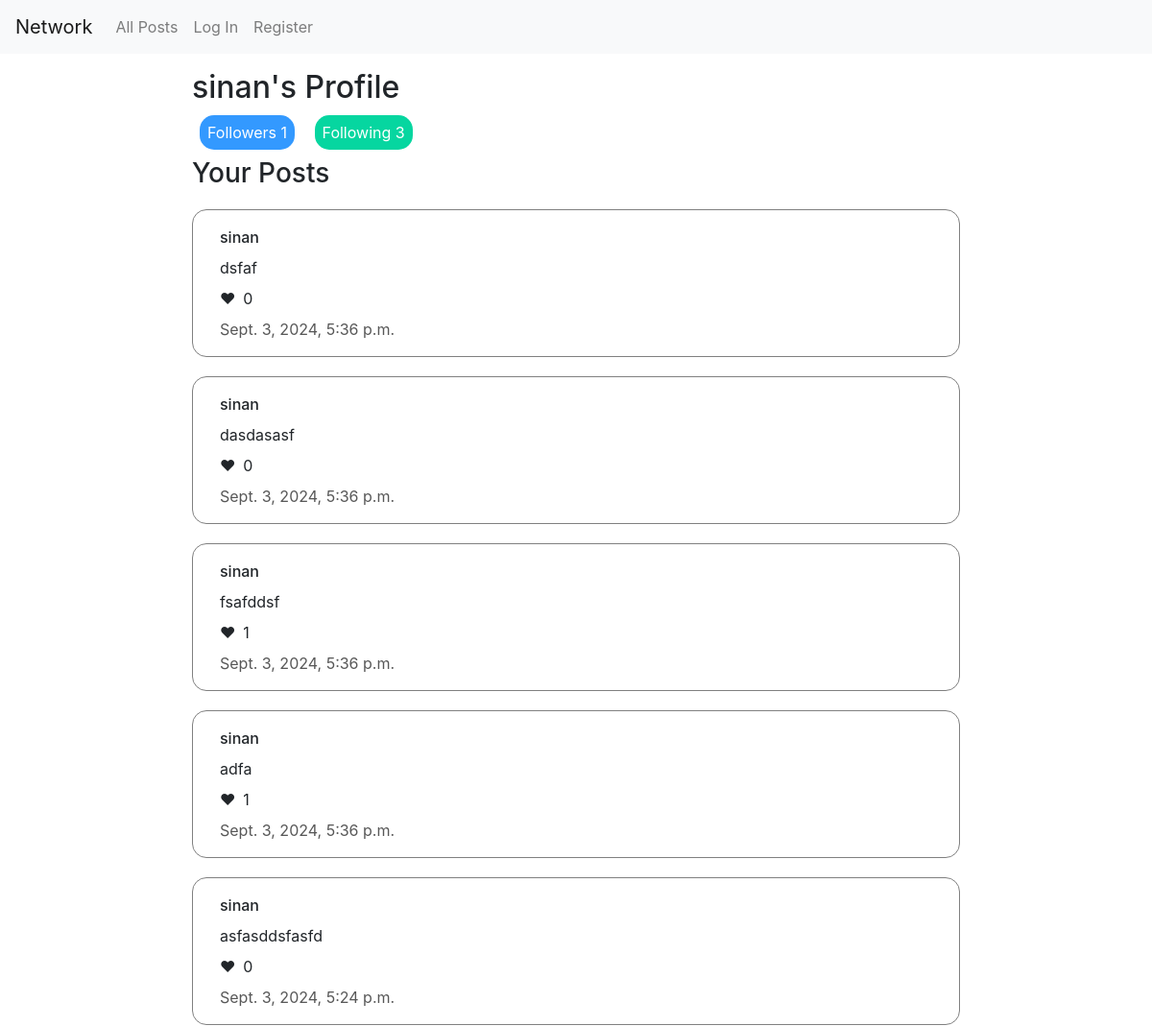
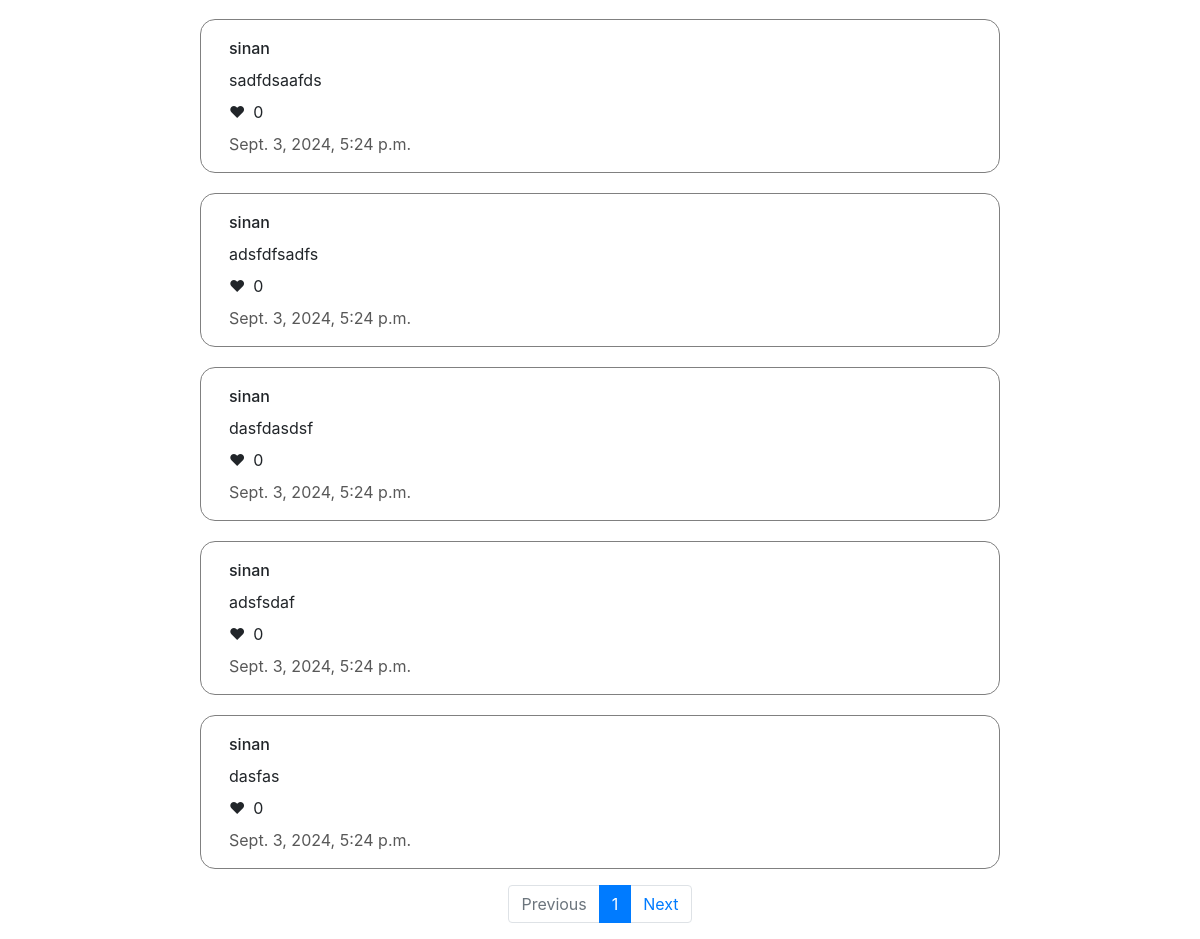
Page /profile/sinan on the earlier database version (2 pictures, top to bottom).
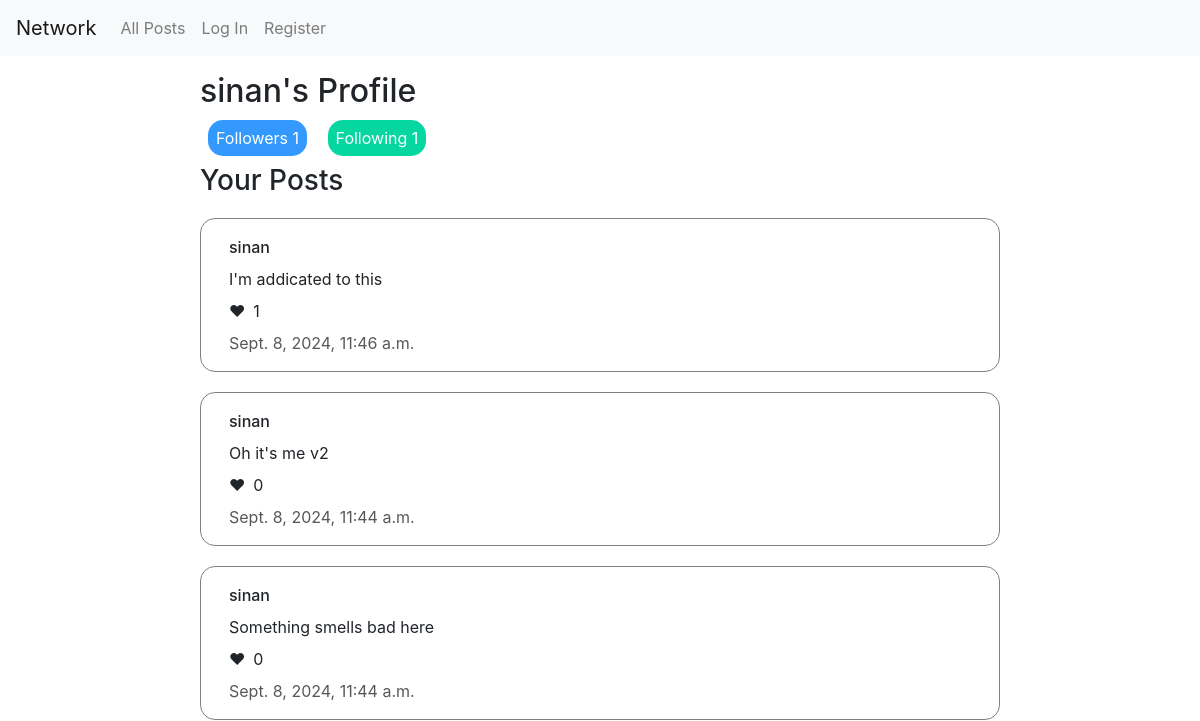
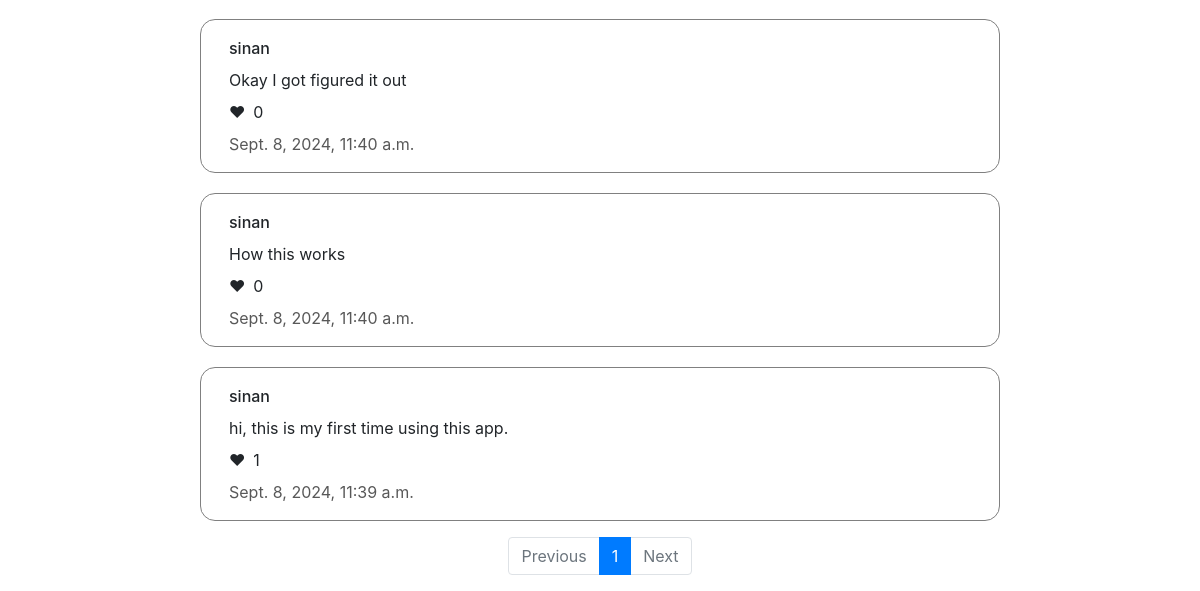
Same page on the later database version (2 pictures, top to bottom).
### network/models.py (models this page shows)
class Post(models.Model):
    content = models.CharField(max_length=256)
    like = models.PositiveIntegerField(default=0)
    owner = models.ForeignKey(User, related_name="owner", on_delete=models.CASCADE)
    time = models.DateTimeField(auto_now_add=True)

class User(AbstractUser):
    pass

### network/views.py (the view, shortened to what this page needs)
# urls.py: path("profile/<str:username>", views.profile, name="profile"),
def profile(request, username):
    user = User.objects.get(username=username)
    posts = Post.objects.all().filter(owner=user).order_by("-time")
    paginator = Paginator(posts,10)
    page_num = request.GET.get('page')
    page_obj = paginator.get_page(page_num)
    following = len(user.follower.all())
    follower = len(user.following.all())
    out = {"page_obj" : page_obj,
    "username":username,
    "following":following,
    "follower":follower
    }
    if (not request.user.is_authenticated) or (username == request.user.username):
        out["button"] = False
    return render(request, "network/profile.html", out)

### network/templates/network/profile.html (shortened to what this page needs)
{% extends "network/layout.html" %}
{% block body %}
<main>
    <div class="profile">
    <h2 id="profile-name">{{username}}'s Profile</h2>
    </div>
    <p class="follower">Followers {{follower}}</p>
    <p class="following">Following {{following}}</p>
    <h3>Your Posts</h3>
    {% for item in page_obj %}
    <div class="post" data-id={{item.id}}>
    <p class="username">{{ item.owner.username }}</p>
    <p id="content">{{ item.content }}</p>
    {% if request.user.is_authenticated %}
    <p><button data-id={{item.id}} class="like-btn" id="like-btn">&#x2764;</button><span class="like-num">{{item.like}}</span></p>
    {% else %}
    <p>&#x2764;<span class="like-num">{{item.like}}</span></p>
    {% endif %}
    <p class="time">{{ item.time }}</p>
    </div>
    {% endfor %}
</main>
<footer>
    <nav class="page-nav" aria-label="Page navigation">
        <ul class="pagination justify-content-center">
            {% if page_obj.has_previous %}
            <li class="page-item"><a class="page-link" href="?page={{ page_obj.previous_page_number }}">Previous</a></li>
            {% else %}
            <li class="page-item disabled"><a class="page-link" href="">Previous</a></li>
            {% endif %}
            <li class="page-item active"><a class="page-link" href="?page={{ page_obj.number }}">{{ page_obj.number }}</a></li>
            {% if page_obj.has_next %}
            <li class="page-item"><a class="page-link" href="?page={{ page_obj.next_page_number }}">Next</a></li>
            {% else %}
            <li class="page-item disabled"><a class="page-link" href="">Next</a></li>
            {% endif %}
        </ul>
    </nav>
</footer>
{% endblock %}

Differences in the rows shown:
no longer on this page (row edited): Post: owner.username "sinan", content "dsfaf", like "0", time "Sept. 3, 2024, 5:36 p.m."
no longer on this page (row edited): Post: owner.username "sinan", content "adfa", like "1", time "Sept. 3, 2024, 5:36 p.m."
no longer on this page (row edited): Post: owner.username "sinan", content "asfasddsfasfd", like "0", time "Sept. 3, 2024, 5:24 p.m."
no longer on this page (row edited): Post: owner.username "sinan", content "sadfdsaafds", like "0", time "Sept. 3, 2024, 5:24 p.m."
no longer on this page (row edited): Post: owner.username "sinan", content "adsfdfsadfs", like "0", time "Sept. 3, 2024, 5:24 p.m."
no longer on this page (row edited): Post: owner.username "sinan", content "dasfdasdsf", like "0", time "Sept. 3, 2024, 5:24 p.m."
no longer on this page (row edited): Post: owner.username "sinan", content "adsfsdaf", like "0", time "Sept. 3, 2024, 5:24 p.m."
no longer on this page (row edited): Post: owner.username "sinan", content "dasfas", like "0", time "Sept. 3, 2024, 5:24 p.m."
added Post: owner.username "sinan", content "I'm addicated to this", like "1", time "Sept. 8, 2024, 11:46 a.m."
changed Post (number 2 of 6 on the later page): content "dasdasasf" → "Oh it's me v2"; time "Sept. 3, 2024, 5:36 p.m." → "Sept. 8, 2024, 11:44 a.m."
changed Post: content "fsafddsf" → "Something smells bad here"; like "1" → "0"; time "Sept. 3, 2024, 5:36 p.m." → "Sept. 8, 2024, 11:44 a.m."
now on this page (row edited): Post: owner.username "sinan", content "Okay I got figured it out", like "0", time "Sept. 8, 2024, 11:40 a.m."
now on this page (row edited): Post: owner.username "sinan", content "How this works", like "0", time "Sept. 8, 2024, 11:40 a.m."
now on this page (row edited): Post: owner.username "sinan", content "hi, this is my first time using this app.", like "1", time "Sept. 8, 2024, 11:39 a.m."
Other differences:
{{ following }}: "3" → "1"
